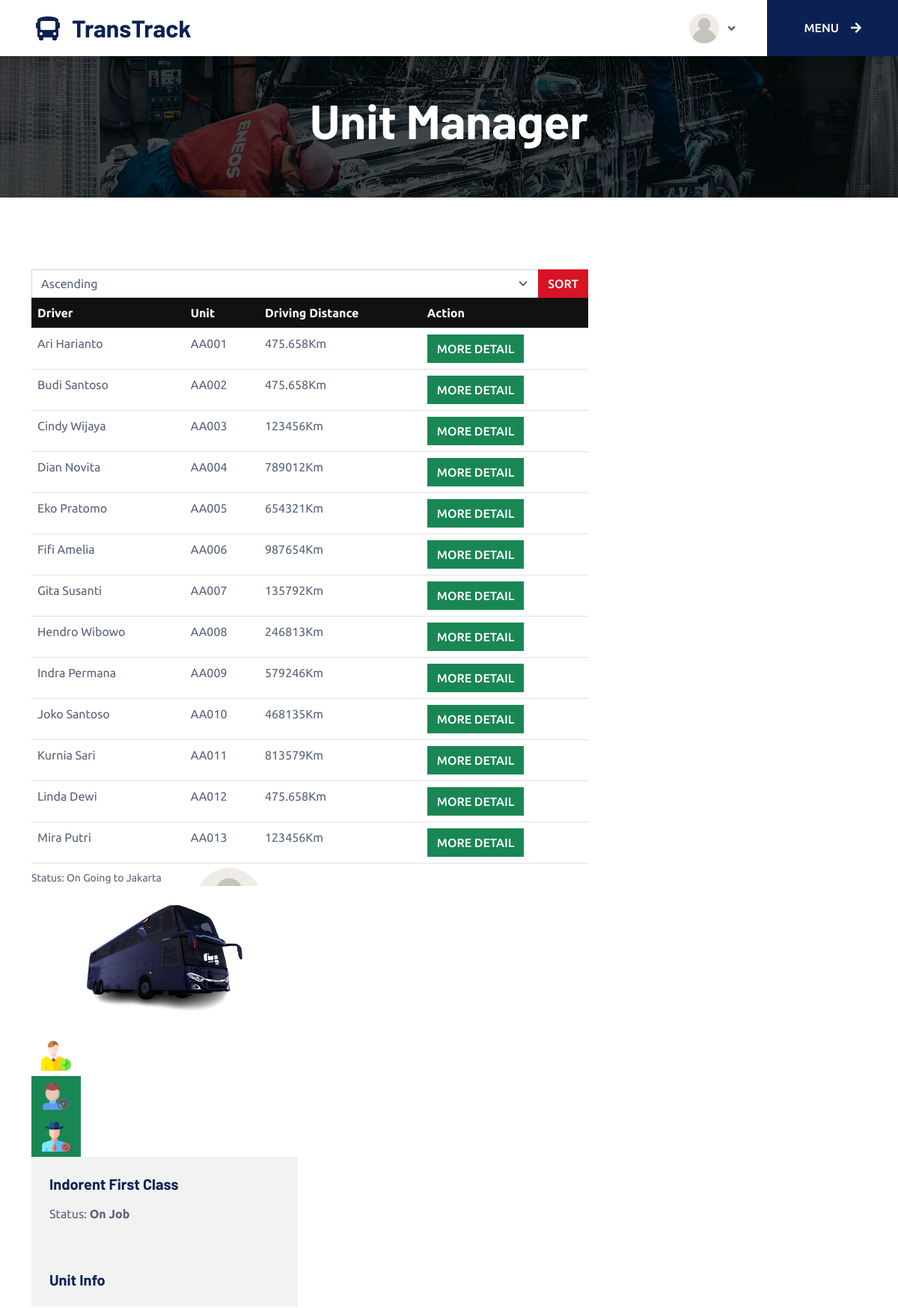
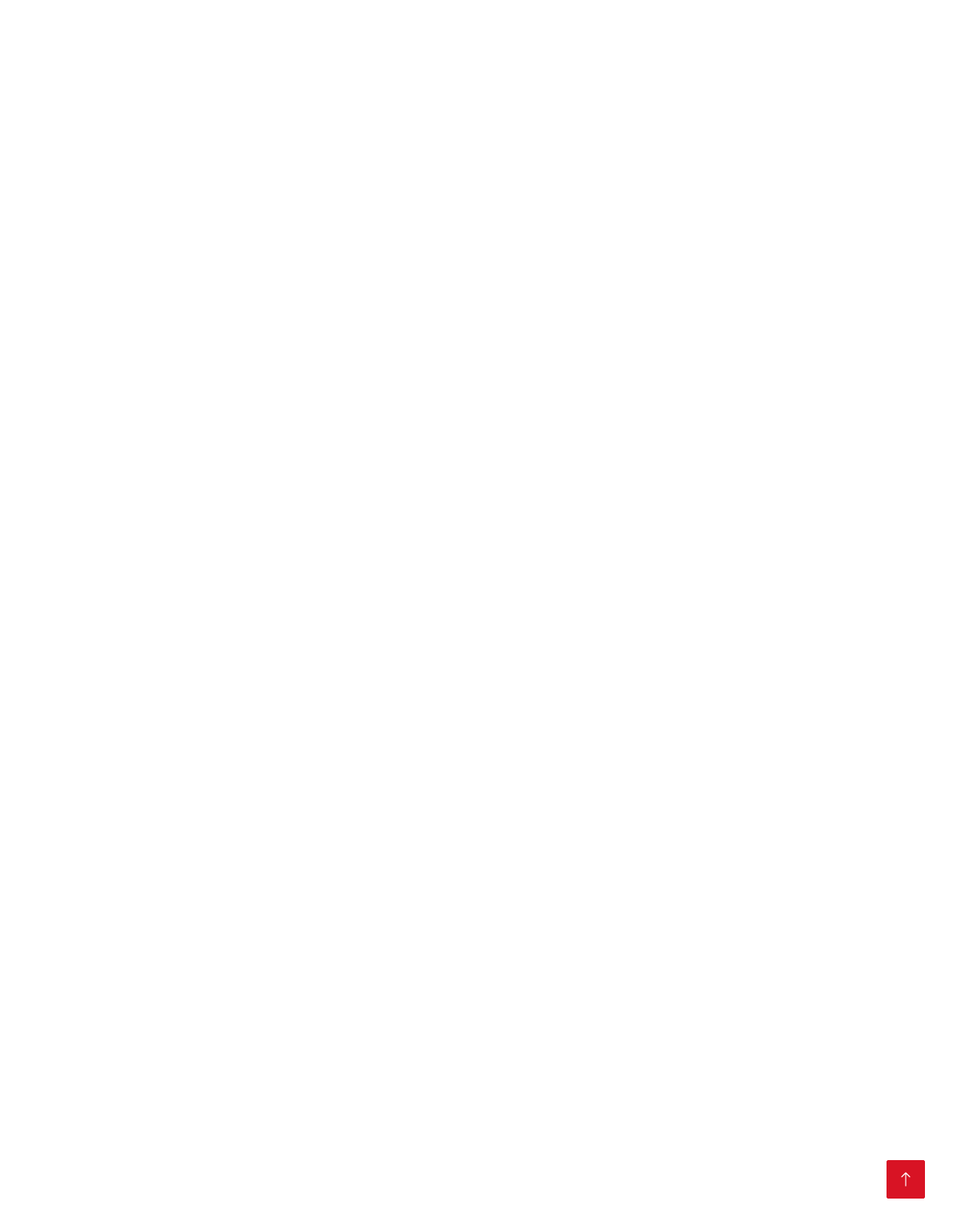
Screenshot of /sambernyawa/unit_manager.php with the database file from the repository (2 pictures, top to bottom).
### tables this page shows
CREATE TABLE `driver` (
  `id_driver` int(10) NOT NULL,
  `nama_driver` varchar(25) NOT NULL,
  `id_unit` int(11) NOT NULL
);

CREATE TABLE `unit` (
  `id_unit` int(10) NOT NULL,
  `nomer_lambung` varchar(25) NOT NULL,
  `plat_nomer` varchar(10) NOT NULL,
  `chassis` varchar(50) NOT NULL,
  `foto_unit` varchar(100) NOT NULL,
  `odometer` varchar(25) NOT NULL
);

### sambernyawa/unit_manager.php (the view, shortened to what this page needs)
<?php
include('koneksi.php');
if (isset($_POST['sort_distance'])) {
  $sortOrder = $_POST['sort_order'];
  $sql = "SELECT driver.nama_driver, unit.nomer_lambung, unit.odometer, unit.id_unit FROM unit LEFT JOIN driver ON driver.id_driver=unit.id_unit ORDER BY unit.odometer $sortOrder";
} else {
  $sql = "SELECT driver.nama_driver, unit.nomer_lambung, unit.odometer, unit.id_unit FROM unit LEFT JOIN driver ON driver.id_driver=unit.id_unit";
}
$result = mysqli_query($conn, $sql);
?>
<!DOCTYPE html>
<html lang="en">
  <head>
    <link href="https://cdnjs.cloudflare.com/ajax/libs/font-awesome/5.10.0/css/all.min.css" rel="stylesheet" />
    <link href="https://cdn.jsdelivr.net/npm/bootstrap-icons@1.4.1/font/bootstrap-icons.css" rel="stylesheet" />
    <link href="lib/animate/animate.min.css" rel="stylesheet" />
    <link href="lib/owlcarousel/assets/owl.carousel.min.css" rel="stylesheet" />
    <link href="lib/tempusdominus/css/tempusdominus-bootstrap-4.min.css" rel="stylesheet" />
    <link href="css/bootstrap.min.css" rel="stylesheet" />
    <link href="css/style.css" rel="stylesheet" />
  </head>
  <body>
    <nav class="navbar navbar-expand-lg bg-white navbar-light shadow sticky-top p-0">
      <a href="index.html" class="navbar-brand d-flex align-items-center px-4 px-lg-5">
        <h2 class="m-0 text-blue"><i class="fa fa-bus me-3"></i>TransTrack</h2>
      </a>
      <div class="collapse navbar-collapse" id="navbarCollapse">
        <div class="navbar-nav ms-auto p-4 p-lg-0">
          <div class="dropdown">
            <button class="btn dropdown-toggle" type="button" id="dropdownMenuButton" data-toggle="dropdown" aria-haspopup="true" aria-expanded="false">
              <img src="profil.png" width="40px" />
            </button>
          </div>
        </div>
        <a href="about.php" class="btn btn-secondary py-4 px-lg-5 d-none d-lg-block">Menu<i class="fa fa-arrow-right ms-3"></i></a>
      </div>
    </nav>
    <div class="container-fluid page-header mb-5 p-0" style="background-image: url(img/carousel-bg-2.jpg)">
      <div class="container-fluid page-header-inner py-5">
        <div class="container text-center">
          <h1 class="display-3 text-white mb-3 animated slideInDown">Unit Manager</h1>
        </div>
      </div>
    </div>
    <div class="container-xxl py-5">
      <div class="container">
      <div class="col-sm-8">
            <div class="wow fadeInUp" data-wow-delay="0.3s">
              <div class="table-container">
                <table class="table">
                  <thead class="table-dark">
                    <tr>
                      <th>Driver</th>
                      <th>Unit</th>
                      <th>Driving Distance</th>
                      <th>Action</th>
                    </tr>
                  </thead>
                  <form action="" method="post" class="mb-3">
                    <div class="input-group">
                      <select class="form-select" name="sort_order">
                        <option value="ASC">Ascending</option>
                      </select>
                      <button type="submit" name="sort_distance" class="btn btn-primary">Sort</button>
                    </div>
                  </form>
                  <tbody>
                  <?php
                      if (mysqli_num_rows($result) > 0) {
                          while ($row = mysqli_fetch_assoc($result)) {
                              echo "<tr>";
                              echo "<td>" . $row['nama_driver'] . "</td>";
                              echo "<td>" . $row['nomer_lambung'] . "</td>";
                              echo "<td>" . $row['odometer'] . "</td>";
                              echo "<td>
                                      <form action='team.php' method='post'>
                                          <input type='hidden' name='id_unit' value='" . $row['id_unit'] . "'>
                                          <button type='submit' name='more_detail' class='btn btn-success'>More Detail</button>
                                      </form>
                                    </td>";
                              echo "</tr>";
                          }
                      } else {
                          echo "<tr><td colspan='4'>Tidak ada data</td></tr>";
                      }
                      ?>
                  </tbody>
                </table>
              </div>
            </div>
          </div>
        <div class="row">
          <div class="col-sm-4">
            <div class="team-item wow fadeInUp" data-wow-delay="0.1s">
              <div class="position-relative overflow-hidden">
                <img class="img-fluid" src="profil.png" alt="" style="max-width: 88px; position: absolute; top: 0; left: 220px" />
                <small>Status: On Going to Jakarta</small>
              </div>
              <div class="position-relative overflow-hidden">
                <img class="img-fluid" src="bus1.png" />
              </div>
              <div>
                <a href=""
                  ><button class="btn">
                    <img src="showlog.png" width="40px" /></button
                ></a>
                <form action='testimonial.php' method='post'>
                <a>
                  <button type='submit' name='kondisi' class='btn btn-success'>
                  <img src="Relocation.png" width="40px" />
                  </button>
                </a>
                </form>
                <form action='usability.php' method='post'>
                <a>
                  <button type='submit' name='usability' class='btn btn-success'>
                  <img src="Dismiss.png" width="40px" />
                  </button>
                </a>
                </form>
              </div>
              <div class="bg-light p-4">
                <h5 class="fw-bold mb-0">Indorent First Class</h5>
                <p>Status: <b>On Job</b></p>
              </div>
              <div class="bg-light p-4">
                <h5 class="fw-bold mb-0">Unit Info</h5>
              </div>
            </div>
          </div>
        </div>
      </div>
    </div>
    <a href="#" class="btn btn-lg btn-primary btn-lg-square back-to-top"><i class="bi bi-arrow-up"></i></a>
  </body>
</html>

### sambernyawa/css/style.css (style rules this page uses)
:root { --primary: #d81324; --secondary: #0b2154; --light: #f2f2f2; --dark: #111111; }
.back-to-top { position: fixed; display: none; right: 45px; bottom: 45px; z-index: 99; }
.btn { font-weight: 500; text-transform: uppercase; transition: 0.5s; }
.btn.btn-primary, .btn.btn-secondary { color: #ffffff; }
.btn-lg-square { width: 48px; height: 48px; }
.btn-square, .btn-sm-square, .btn-lg-square { padding: 0; display: flex; align-items: center; justify-content: center; font-weight: normal; border-radius: 2px; }
.navbar .dropdown-toggle::after { border: none; content: "\f107"; font-family: "Font Awesome 5 Free"; font-weight: 900; vertical-align: middle; margin-left: 8px; }
.navbar-light .navbar-brand, .navbar-light a.btn { height: 75px; }
.navbar-light.sticky-top { top: -100px; transition: 0.5s; }
.page-header { background-position: center center; background-repeat: no-repeat; background-size: cover; }
.page-header-inner { background: rgba(0, 0, 0, 0.7); }
.table-container { height: 800px; overflow: auto; }

### rows the page displays
driver: nama_driver "Ari Harianto", id_unit.nomer_lambung "AA001", id_unit.odometer "475.658Km"
driver: nama_driver "Budi Santoso", id_unit.nomer_lambung "AA002", id_unit.odometer "475.658Km"
driver: nama_driver "Cindy Wijaya", id_unit.nomer_lambung "AA003", id_unit.odometer "123456Km"
driver: nama_driver "Dian Novita", id_unit.nomer_lambung "AA004", id_unit.odometer "789012Km"
driver: nama_driver "Eko Pratomo", id_unit.nomer_lambung "AA005", id_unit.odometer "654321Km"
driver: nama_driver "Fifi Amelia", id_unit.nomer_lambung "AA006", id_unit.odometer "987654Km"
driver: nama_driver "Gita Susanti", id_unit.nomer_lambung "AA007", id_unit.odometer "135792Km"
driver: nama_driver "Hendro Wibowo", id_unit.nomer_lambung "AA008", id_unit.odometer "246813Km"
driver: nama_driver "Indra Permana", id_unit.nomer_lambung "AA009", id_unit.odometer "579246Km"
driver: nama_driver "Joko Santoso", id_unit.nomer_lambung "AA010", id_unit.odometer "468135Km"
driver: nama_driver "Kurnia Sari", id_unit.nomer_lambung "AA011", id_unit.odometer "813579Km"
driver: nama_driver "Linda Dewi", id_unit.nomer_lambung "AA012", id_unit.odometer "475.658Km"
driver: nama_driver "Mira Putri", id_unit.nomer_lambung "AA013", id_unit.odometer "123456Km"
